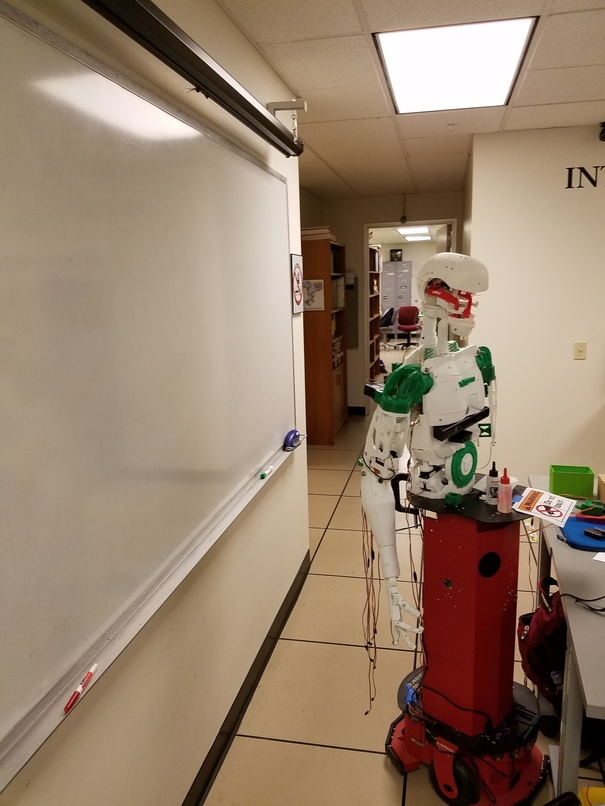
//> input picture images/inmoovintheway.jpg, 605 x 806 px
$ ./HoughLines_Demo ../images/inmoovintheway.jpg   (built with g++ and OpenCV 4)
//> lines starting //> are read from the running program, lines starting //| are printed output that depends on the picture
/**
 * @file HoughLines_Demo.cpp
 * @brief Demo code for Hough Transform
 * @author OpenCV team
 */

#include "opencv2/imgcodecs.hpp"
#include "opencv2/highgui.hpp"
#include "opencv2/imgproc.hpp"
#include <iostream>
#include <vector>

using namespace cv;
using namespace std;

#define FILE_NAME_LENGTH 100

/// Global variables

/** General variables */
Mat src, edges;
Mat src_gray;
Mat standard_hough, probabilistic_hough;
int min_threshold = 50;
int max_trackbar = 150;

bool QUIET = true;
char file[FILE_NAME_LENGTH] = {'\0'};

const char* standard_name = "Standard Hough Lines Demo";
const char* probabilistic_name = "Probabilistic Hough Lines Demo";

int s_trackbar = max_trackbar;
int p_trackbar = max_trackbar;

/// Function Headers
void help();
void Standard_Hough( int, void* );
void Probabilistic_Hough( int, void* );

/**
 * @function main
 */
int main( int argc, char** argv ){
	int i;
	// Read the image
	String imageName("../data/building.jpg"); // by default
	if (argc > 1){
		for(i=0;i<FILE_NAME_LENGTH;++i){
			file[i]=*(argv[1]+i);
		}
		imageName = argv[1];
	}
	if(argc==3){
		printf("(%d:%c)\n",argc,*argv[argc-1]);
		if(*argv[argc-1]=='0'){
			QUIET=false;
		}
	}
	src = imread( imageName, IMREAD_COLOR );
//> src is the input picture: 806 rows x 605 cols, CV_8UC3; mean B, G, R 106.9, 128, 150.4

	if( src.empty() ){
		help();
		return -1;
	}

	/// Pass the image to gray
	cvtColor( src, src_gray, COLOR_RGB2GRAY );
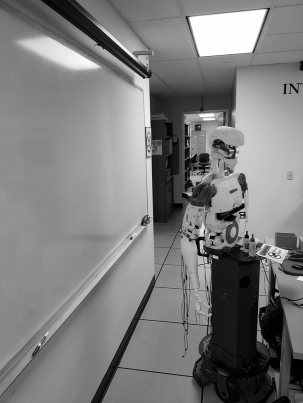
//> src_gray: 806 rows x 605 cols, CV_8UC1 (shown at 1/2 size); min 0, max 255, mean 124.2

	/// Apply Canny edge detector
	Canny( src_gray, edges, 50, 200, 3 );
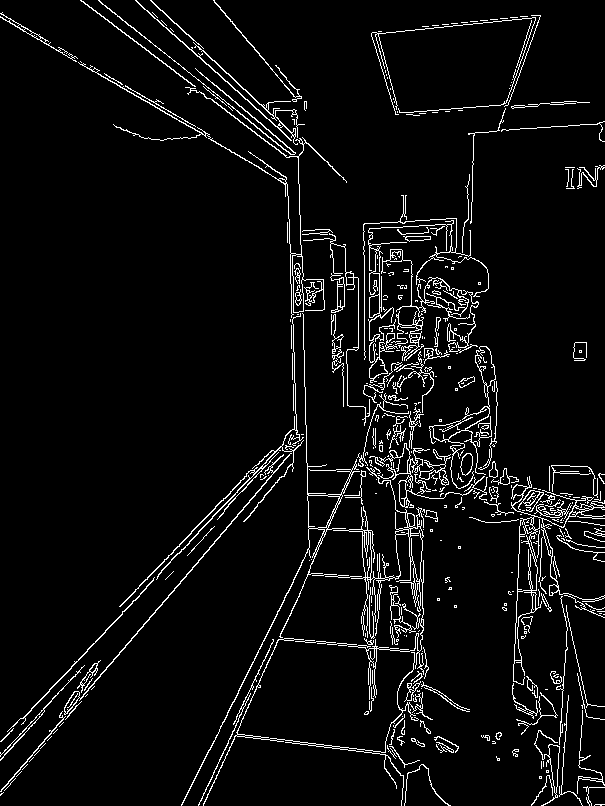
//> edges: 806 rows x 605 cols, CV_8UC1; 5.3% white in thin lines or dots

	/// Create Trackbars for Thresholds
	char thresh_label[50];
	sprintf( thresh_label, "Thres: %d + input", min_threshold );

	if(!QUIET){
		namedWindow( standard_name, WINDOW_AUTOSIZE );
		createTrackbar( thresh_label, standard_name, &s_trackbar, max_trackbar, Standard_Hough);

		namedWindow( probabilistic_name, WINDOW_AUTOSIZE );
		createTrackbar( thresh_label, probabilistic_name, &p_trackbar, max_trackbar, Probabilistic_Hough);
	}

	/// Initialize
	Standard_Hough(0, 0);
	Probabilistic_Hough(0, 0);

	waitKey(0);

	return 0;
}

/**
 * @function help
 * @brief Indications of how to run this program and why is it for
 */
// [5 lines left out: function help, not called in this run]

/**
 * @function Standard_Hough
 */
void Standard_Hough( int, void* ){
	vector<Vec2f> s_lines;
  cvtColor( edges, standard_hough, COLOR_GRAY2BGR );
//> standard_hough: 806 rows x 605 cols, CV_8UC3; 5.3% white in thin lines or dots

  /// 1. Use Standard Hough Transform
  HoughLines( edges, s_lines, 1, CV_PI/180, min_threshold + s_trackbar, 0, 0 );
//> s_lines = 15 lines (rho, theta), first 12: [514, 0.42], [518, 0.72], [507, 0.75], [512, 0.7], [15, 2.09], [517, 0.45], [369, 0], [507, 0.4], [520, 0.44], [514, 0.77], [526, 0.47], [-281, 3.11]

  /// Show the result
  for( size_t i = 0; i < s_lines.size(); i++ ){
		float r = s_lines[i][0], t = s_lines[i][1];
		double cos_t = cos(t), sin_t = sin(t);
		double x0 = r*cos_t, y0 = r*sin_t;
		double alpha = 1000;

		Point pt1( cvRound(x0 + alpha*(-sin_t)), cvRound(y0 + alpha*cos_t) );
		Point pt2( cvRound(x0 - alpha*(-sin_t)), cvRound(y0 - alpha*cos_t) );
		line( standard_hough, pt1, pt2, Scalar(255,0,0), 3, LINE_AA);
 	}
//> this loop made 15 passes
//> (r, t, cos_t, sin_t, x0, y0, pt1, pt2) on passes 1 to 5: (514, 0.419, 0.914, 0.407, 469.6, 209.1, Point(63, 1123), Point(876, -704)), (518, 0.716, 0.755, 0.656, 390.9, 339.8, Point(-265, 1095), Point(1047, -415)), (507, 0.75, 0.731, 0.682, 370.8, 345.8, Point(-311, 1077), Point(1053, -386)), (512, 0.698, 0.766, 0.643, 392.2, 329.1, Point(-251, 1095), Point(1035, -437)), (15, 2.09, -0.5, 0.866, -7.5, 12.99, Point(-874, -487), Point(859, 513))
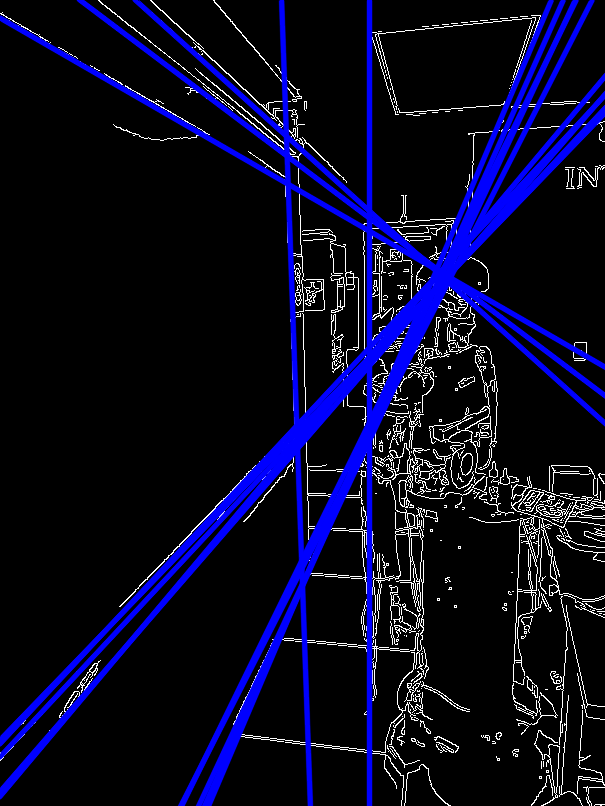
//> standard_hough: 806 rows x 605 cols, CV_8UC3; mean B, G, R 35.5, 9.7, 9.7

	std::vector<int> compression_params;
	compression_params.push_back(CV_IMWRITE_JPEG_QUALITY);
	compression_params.push_back(95);
	char temp[FILE_NAME_LENGTH*2]={'\0'};
	int i,size=sizeof("standard_hough_")/sizeof(char);
	strncpy(temp,"standard_hough_",size);
	strcat(temp,file);
	imwrite(temp, standard_hough, compression_params);
	if(!QUIET){
   imshow( standard_name, standard_hough );
	}
}

/**
 * @function Probabilistic_Hough
 */
void Probabilistic_Hough( int, void* ){
  vector<Vec4i> p_lines;
  cvtColor( edges, probabilistic_hough, COLOR_GRAY2BGR );

  /// 2. Use Probabilistic Hough Transform
  HoughLinesP( edges, p_lines, 1, CV_PI/180, min_threshold + p_trackbar, 30, 10 );
//> p_lines = 15 lines (x1, y1, x2, y2), first 8: [212, 786, 293, 606], [56, 725, 243, 509], [273, 450, 305, 416], [45, 695, 225, 503], [204, 760, 286, 593], [3, 19, 267, 172], [364, 353, 470, 243], [369, 667, 369, 595]

  /// Show the result
  for( size_t i = 0; i < p_lines.size(); i++ ){
		Vec4i l = p_lines[i];
	 line( probabilistic_hough, Point(l[0], l[1]), Point(l[2], l[3]), Scalar(255,0,0), 3, LINE_AA);
	}
//> this loop made 15 passes
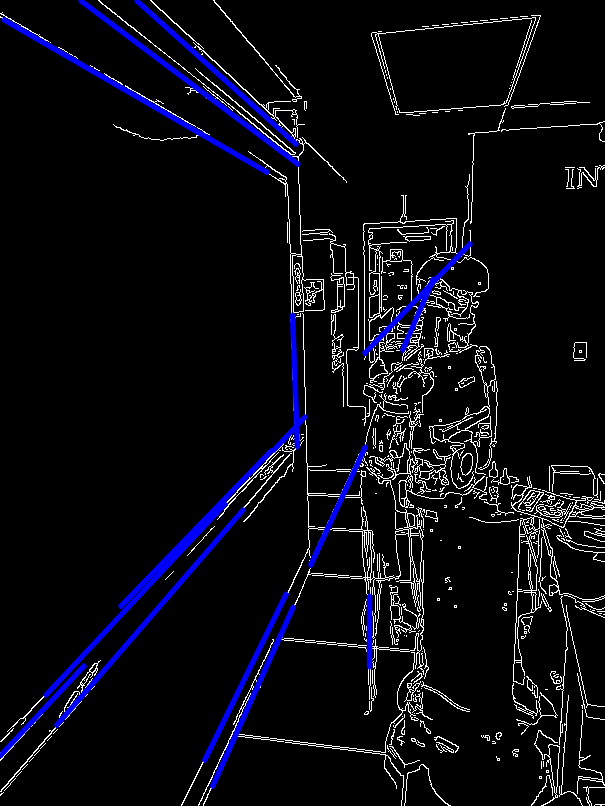
//> probabilistic_hough: 806 rows x 605 cols, CV_8UC3; mean B, G, R 18.8, 11.4, 11.4

	std::vector<int> compression_params;
	compression_params.push_back(CV_IMWRITE_JPEG_QUALITY);
	compression_params.push_back(95);
	char temp[FILE_NAME_LENGTH*2]={'\0'};
	int i,size=sizeof("probabilistic_hough_")/sizeof(char);
	strncpy(temp,"probabilistic_hough_",size);
	strcat(temp,file);
	imwrite(temp, probabilistic_hough, compression_params);
	if(!QUIET){
 		imshow( probabilistic_name, probabilistic_hough );
	}
}

$ run again, on images/lichfield_cathedral.jpg
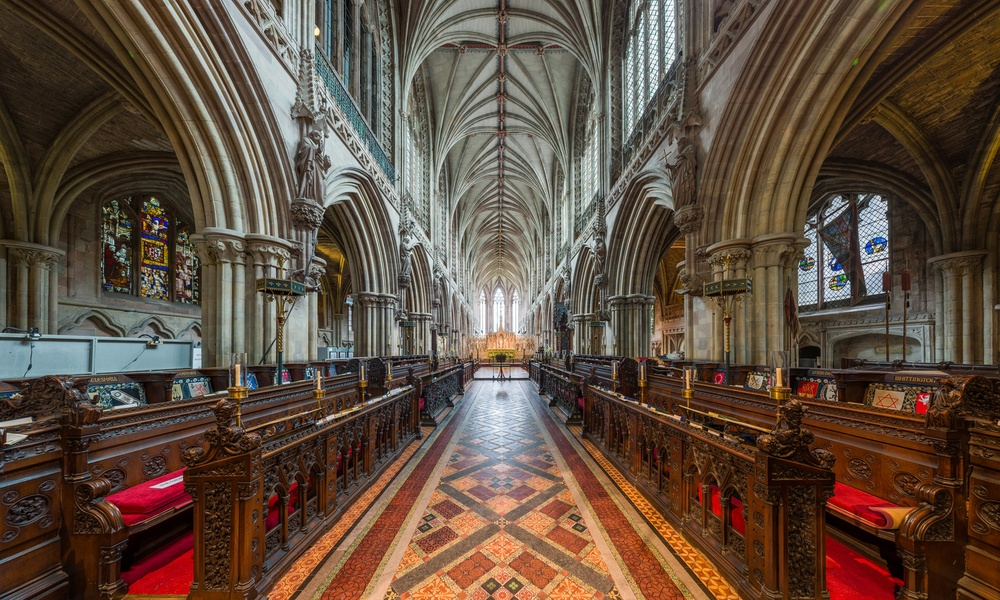
//> input picture images/lichfield_cathedral.jpg, 1000 x 600 px, shrunk from 1465 x 879 before the run
//> src is the input picture: 600 rows x 1000 cols, CV_8UC3; mean B, G, R 63.3, 77.6, 96
//> `Canny( src_gray, edges, 50, 200, 3 );`:
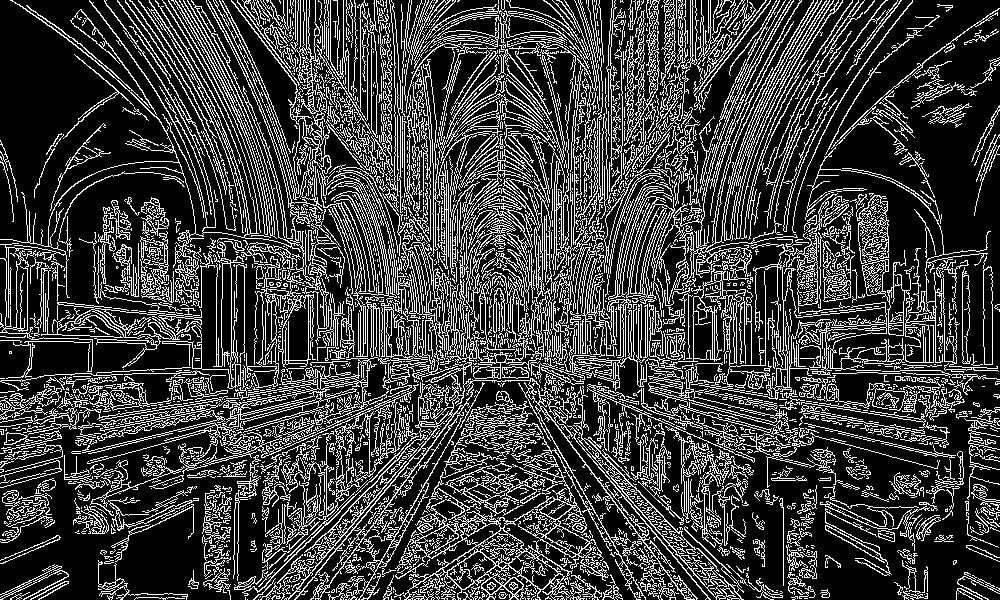
//> edges: 600 rows x 1000 cols, CV_8UC1; 24.3% white in thin lines or dots
//> s_lines = 11891 lines (rho, theta), first 12: [-95, 2.36], [210, 1.83], [-103, 2.36], [-98, 2.36], [470, 1.31], [593, 0.79], [600, 0.79], [-188, 2.5], [-100, 2.36], [612, 0.79], [619, 0.79], [549, 0.79]
//> the loop in Standard_Hough, `for( size_t i = 0; i < s_lines.size(); i++ )` made 11891 passes
//> (r, t, cos_t, sin_t, x0, y0, pt1, pt2) on passes 1 to 3: (-95, 2.36, -0.707, 0.707, 67.18, -67.18, Point(-640, -774), Point(774, 640)), (210, 1.83, -0.259, 0.966, -54.35, 202.8, Point(-1020, -56), Point(912, 462)), (-103, 2.36, -0.707, 0.707, 72.83, -72.83, Point(-634, -780), Point(780, 634))
//> p_lines = 908 lines (x1, y1, x2, y2), first 8: [79, 238, 201, 271], [189, 44, 581, 436], [267, 128, 582, 443], [88, 463, 334, 397], [270, 136, 590, 456], [207, 75, 259, 127], [246, 1, 618, 373], [491, 365, 683, 173]
//> the loop in Probabilistic_Hough, `for( size_t i = 0; i < p_lines.size(); i++ )` made 908 passes
//> after the loop in Probabilistic_Hough, `for( size_t i = 0; i < p_lines.size(); i++ )`:
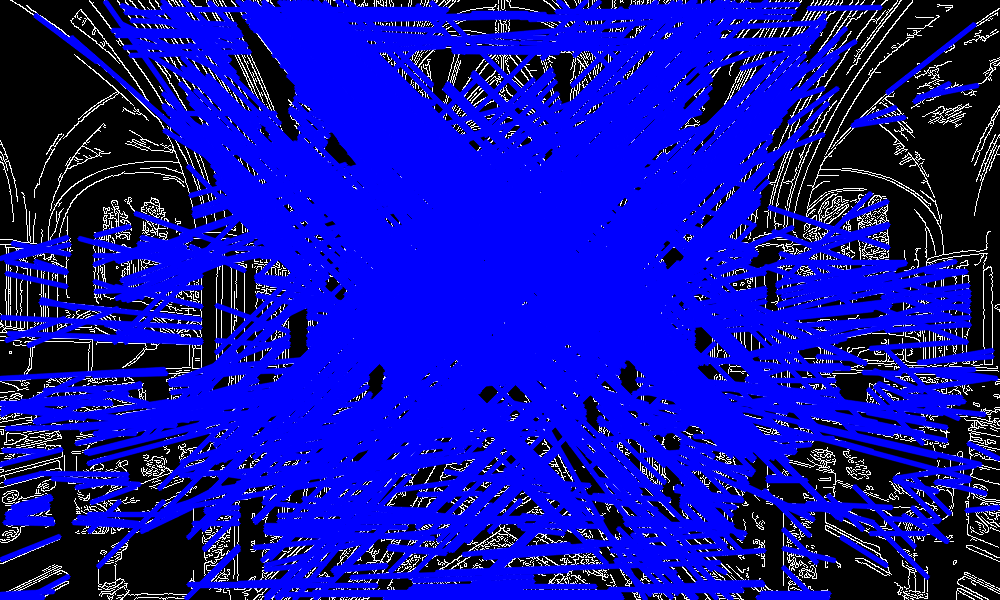
//> probabilistic_hough: 600 rows x 1000 cols, CV_8UC3; mean B, G, R 166.1, 14.4, 14.4

$ run again, on images/theater1.jpg
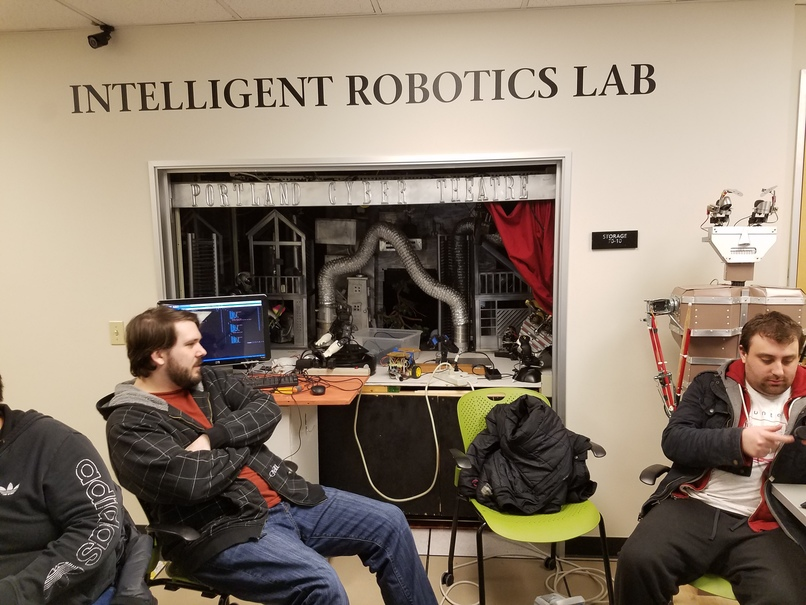
//> input picture images/theater1.jpg, 806 x 605 px
//> src is the input picture: 605 rows x 806 cols, CV_8UC3; mean B, G, R 108.1, 123.7, 138.2
//> edges: 605 rows x 806 cols, CV_8UC1; 10.9% white in thin lines or dots
//> s_lines = 42 lines (rho, theta), first 12: [171, 1.55], [168, 1.55], [450, 0.79], [421, 0.79], [550, 1.43], [87, 1.54], [448, 0.79], [-21, 2.36], [465, 0.79], [378, 1.59], [486, 0.79], [176, 1.55]
//> the loop in Standard_Hough, `for( size_t i = 0; i < s_lines.size(); i++ )` made 42 passes
//> (r, t, cos_t, sin_t, x0, y0, pt1, pt2) on passes 1 to 5: (171, 1.55, 0.0175, 1, 2.98, 171, Point(-997, 188), Point(1003, 154)), (168, 1.55, 0.0175, 1, 2.93, 168, Point(-997, 185), Point(1003, 151)), (450, 0.785, 0.707, 0.707, 318.2, 318.2, Point(-389, 1025), Point(1025, -389)), (421, 0.785, 0.707, 0.707, 297.7, 297.7, Point(-409, 1005), Point(1005, -409)), (550, 1.43, 0.139, 0.99, 76.55, 544.6, Point(-914, 684), Point(1067, 405))
//> after the loop in Standard_Hough, `for( size_t i = 0; i < s_lines.size(); i++ )`:
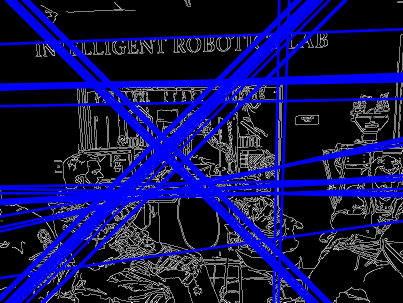
//> standard_hough: 605 rows x 806 cols, CV_8UC3 (shown at 1/2 size); mean B, G, R 79.3, 17.9, 17.9
//> p_lines = 35 lines (x1, y1, x2, y2), first 8: [207, 167, 320, 166], [212, 164, 255, 164], [179, 457, 404, 232], [517, 69, 555, 68], [211, 384, 355, 240], [457, 230, 530, 157], [474, 488, 545, 478], [63, 581, 140, 504]
//> the loop in Probabilistic_Hough, `for( size_t i = 0; i < p_lines.size(); i++ )` made 35 passes
//> after the loop in Probabilistic_Hough, `for( size_t i = 0; i < p_lines.size(); i++ )`:
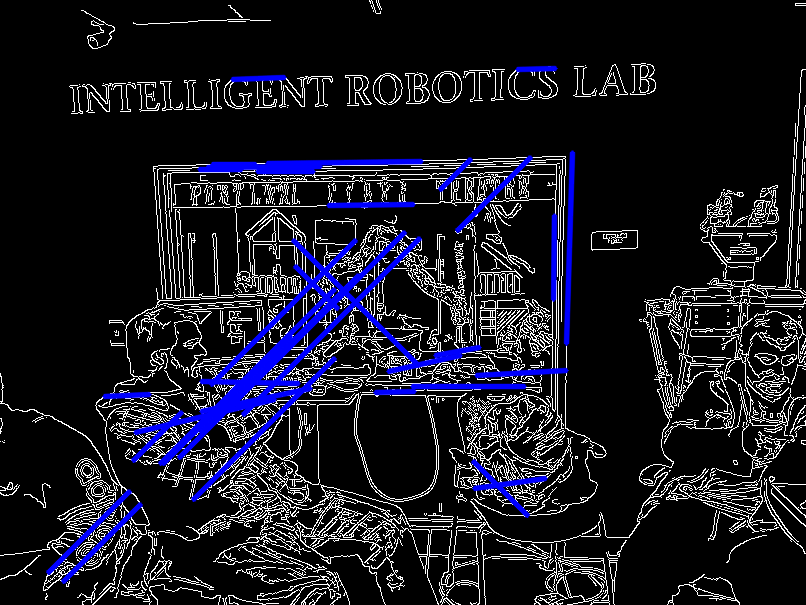
//> probabilistic_hough: 605 rows x 806 cols, CV_8UC3; mean B, G, R 35.1, 25.1, 25.1
